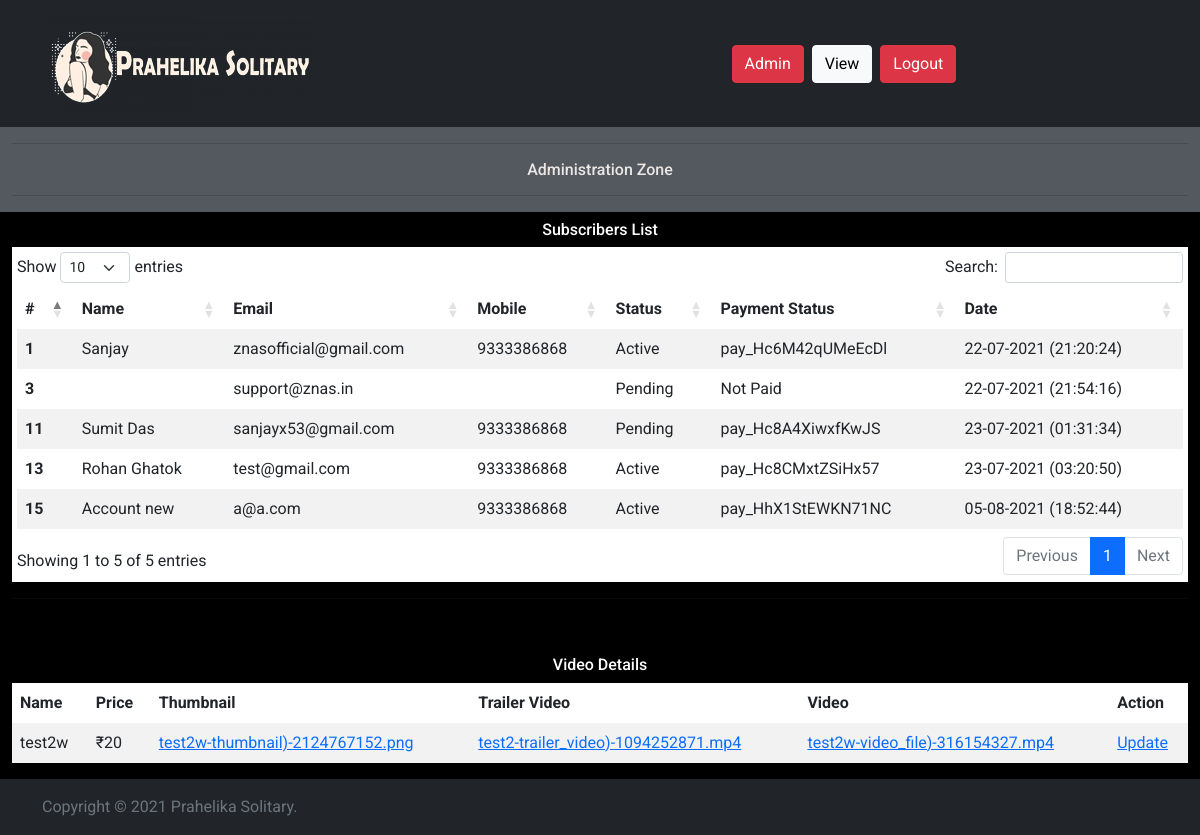
The app's page /admin?user= (signed in) with its own data.
### tables this page shows
CREATE TABLE `users` (
  `id` int(11) NOT NULL,
  `name` varchar(150) DEFAULT NULL,
  `email` varchar(100) NOT NULL,
  `mobile` varchar(15) DEFAULT NULL,
  `password` varchar(150) NOT NULL,
  `status` tinyint(1) DEFAULT 0,
  `is_admin` tinyint(1) NOT NULL DEFAULT 0,
  `is_paid` tinyint(1) NOT NULL DEFAULT 0,
  `payment_id` varchar(100) DEFAULT NULL,
  `created_at` datetime NOT NULL DEFAULT current_timestamp()
);

CREATE TABLE `videos` (
  `id` int(11) NOT NULL,
  `video_name` varchar(150) NOT NULL,
  `price` int(11) NOT NULL,
  `thumbnail` varchar(150) DEFAULT NULL,
  `trailer_video` varchar(150) DEFAULT NULL,
  `video_file` varchar(150) DEFAULT NULL
);

### inc/common_function.php (called while the page is built, shortened)
<?php
	function find($type, $table, $value='*', $where_clause, $execute=array())
	{
		global $db;
		if($where_clause)
		{
			$sql = "SELECT ".$value." FROM ".$table." ".$where_clause."";
		}
		else
		{
			$sql = "SELECT ".$value." FROM ".$table;
		}
		$prepare_sql = $db->prepare($sql);
		$prepare_sql->execute($execute);
		if($prepare_sql->errorCode() == 0) {
			if($type == 'first')
			{
				$result = $prepare_sql->fetch();
			}
			else if($type == 'all')
			{
				$result = $prepare_sql->fetchAll();
			}
			return $result;
		} else {
			$errors = $prepare_sql->errorInfo();
			echo '<pre>';
			print_r($errors[2]);
			echo '</pre>';
			die();
		}
	}
?>

### admin.php (the view, shortened to what this page needs)
<?php
if (isset($_SESSION['logged']) && isset($_SESSION['id']) && isset($_SESSION['login_type']) == 'admin') {
    $user = find("first", USERS, $value='*', "where `id` = :id", array(':id' => $_SESSION['id']));
}
else
{
	echo "<script>window.location.href = 'login';</script>";
}
?>
<!DOCTYPE html>
<html lang="en">
<head>
	<?php include 'component/head_tags.php'; ?>
</head>
<body>
	<header>
		<?php include 'component/navbar.php'; ?>
	</header>
	<main class="flex-shrink-0">
		<div class="container-fluid">
			<div class="row top_row">
				<div class="col-md-12">
					<hr />
					<h6 class="text-center">Administration Zone</h6>
					<hr />
				</div>
			</div>
			<div class="row">
				<div class="col-md-12">
					<?php
					$users = find("all", USERS, $value='*', "ORDER BY `id` DESC", array());
					?>
					<table class="table table-borderless mb-0 table-striped" id="custom_table" >
						<h6 class="text-center mt-2 white">Subscribers List</h6>
						<thead>
					    <tr>
					      <th scope="col">#</th>
					      <th scope="col">Name</th>
					      <th scope="col">Email</th>
					      <th scope="col">Mobile</th>
					      <th scope="col">Status</th>
					      <th scope="col">Payment Status</th>
					      <th scope="col">Date</th>
					    </tr>
					  </thead>
					  <tbody>
						<?php
	                    foreach ($users as $key => $value) {
	                    ?>
					    <tr>
					      <th scope="row"><?=$value['id'];?></th>
					      <td><?=$value['name'];?></td>
					      <td><?=$value['email'];?></td>
					      <td><?=$value['mobile'];?></td>
					      <td><?=($value['status'])? 'Active' : 'Pending' ?></td>
					      <td><?=($value['payment_id'])? $value['payment_id'] : 'Not Paid' ?></td>
					      <td><?=date("d-m-Y (H:i:s)", strtotime($value['created_at']));?></td>
					    </tr>
					    <?php } ?>
					  </tbody>
					</table>
				</div>
			</div>
			<hr />
			<div class="row mt-5">
				<div class="col-md-12">
					<?php
					$videos = find("all", VIDEOS, $value='*', "ORDER BY `id` DESC", array());
					?>
					<table class="table table-borderless mb-3 table-striped" id="custom_table2" >
						<h6 class="text-center mt-2 white">Video Details</h6>
						<thead>
					    <tr>
					      <th scope="col">Name</th>
					      <th scope="col">Price</th>
					      <th scope="col">Thumbnail</th>
					      <th scope="col">Trailer Video</th>
					      <th scope="col">Video</th>
					      <th scope="col">Action</th>
					    </tr>
					  </thead>
					  <tbody>
						<?php
	                    foreach ($videos as $key => $value) {
	                    ?>
					    <tr>
					      <td><?=$value['video_name'];?></td>
					      <td>₹<?=$value['price'];?></td>
					      <td><a href="media/<?=$value['thumbnail'];?>" target="_blank"><?=$value['thumbnail'];?></a></td>
					      <td><a href="media/<?=$value['trailer_video'];?>" target="_blank"><?=$value['trailer_video'];?></a></td>
					      <td><a href="media/<?=$value['video_file'];?>" target="_blank"><?=$value['video_file'];?></a></td>
					      <td>
					      	<a href="video-update">Update</a>
					      </td>
					    </tr>
					    <?php } ?>
					  </tbody>
					</table>
				</div>
			</div>
		</div>
	</main>
	<footer class="footer mt-auto py-3 bg-dark">
	  <?php include 'component/footer.php'; ?>
	</footer>
</body>
</html>

### component/head_tags.php (shortened to what this page needs)
<link href="https://cdn.jsdelivr.net/npm/bootstrap@5.0.2/dist/css/bootstrap.min.css" rel="stylesheet">
<link href="assets/css/custom.css" rel="stylesheet">
<link rel="stylesheet" href="assets/plugins/sweetmodal/jquery.sweet-modal.min.css" />
<link rel="stylesheet" href="https://cdn.datatables.net/1.10.25/css/dataTables.bootstrap5.min.css" />

### component/navbar.php (shortened to what this page needs)
<nav class="navbar navbar-expand-lg navbar-dark bg-dark">
  <div class="container">
    <a class="navbar-brand" href="/">
    	<img src="assets/img/logo.png" alt="" class="d-inline-block align-text-top">
    </a>
    <div class="collapse navbar-collapse" id="navbarSupportedContent">
      <form class="d-flex gap-2 mx-auto">
      	<?php
      	if(isset($_SESSION['logged']) && isset($_SESSION['id'])){
      		$user = find("first", USERS, $value='*', "where `id` = :id", array(':id' => $_SESSION['id']));
      	}
      	?>
      	<?=($user['is_admin'])? '<a href="admin"><button type="button" class="btn btn-danger">Admin</button></a>' : '' ?>
      	<?=(isset($_SESSION['logged']) && isset($_SESSION['id']))? '<a href="view"><button type="button" class="btn btn-light">View</button></a>' : '<a href="register"><button type="button" class="btn btn-light">Register</button></a>' ?>
      	<?=(isset($_SESSION['logged']) && isset($_SESSION['id']))? '<a href="logout"><button type="button" class="btn btn-danger">Logout</button></a>' : '<a href="login"><button type="button" class="btn btn-danger">Login</button></a>' ?>
      </form>
    </div>
  </div>
</nav>

### component/footer.php (shortened to what this page needs)
<div class="container">
	<span class="text-muted">Copyright © 2021 Prahelika Solitary.</span>
</div>

### assets/css/custom.css (style rules this page uses)
body { background: black; font-family: 'Roboto', sans-serif; }
.top_row { background: #54595F; }
.top_row > div > h6 { color: #eae7e4; margin-top: 6px; }
#custom_table2 { background: white; padding: 5px; }
.white { color: white; }

### records on screen
users: id "15", name "Account new", email "a@a.com", mobile "9333386868", status "Active", payment "pay_HhX1StEWKN71NC", created_at "05-08-2021 (18:52:44)"
users: id "13", name "Rohan Ghatok", email "test@gmail.com", mobile "9333386868", status "Active", payment "pay_Hc8CMxtZSiHx57", created_at "23-07-2021 (03:20:50)"
users: id "11", name "Sumit Das", email "sanjayx53@gmail.com", mobile "9333386868", status "Pending", payment "pay_Hc8A4XiwxfKwJS", created_at "23-07-2021 (01:31:34)"
users: id "3", email "support@znas.in", status "Pending", shows "Not Paid", created_at "22-07-2021 (21:54:16)"
users: id "1", name "Sanjay", email "znasofficial@gmail.com", mobile "9333386868", status "Active", payment "pay_Hc6M42qUMeEcDl", created_at "22-07-2021 (21:20:24)"
videos: video_name "test2w", price "20", thumbnail "test2w-thumbnail)-2124767152.png", trailer_video "test2-trailer_video)-1094252871.mp4", video_file "test2w-video_file)-316154327.mp4"
